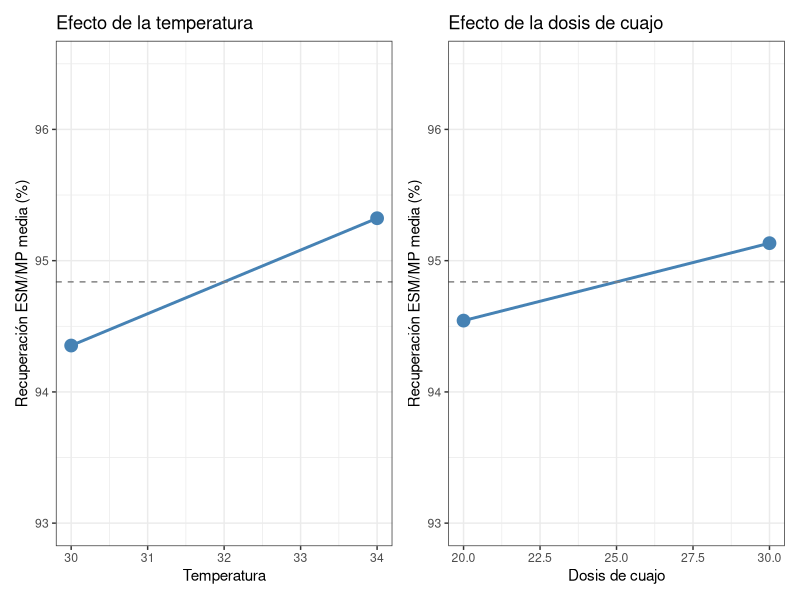
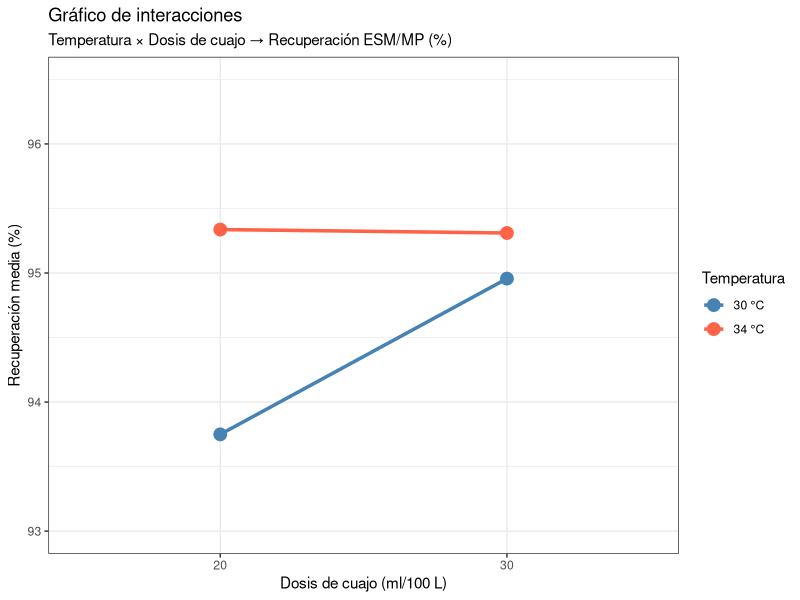

R code for these plots, in order:
## ---- chunk 1
#| include: false
library(tidyverse)
## ---- chunk 2
set.seed(2024)   # para obtener siempre el mismo sorteo
plan <- tibble(
    temperatura = rep(c(30, 30, 34, 34), each = 3),
    dosis_cuajo = rep(c(20, 30, 20, 30), each = 3)
) |>
    mutate(orden = sample(1:12)) |>
    arrange(orden)
plan
## ---- chunk 3
#| message: false
library(tidyverse)

df <- read_csv2("datos/experimento_cuajo.csv",
                locale = locale(decimal_mark = ","))

df |>
    group_by(temperatura, dosis_cuajo) |>
    summarise(
        n        = n(),
        media    = round(mean(rendimiento_esm_pct), 2),
        desv_tip = round(sd(rendimiento_esm_pct), 2),
        .groups  = "drop"
    )
## ---- chunk 4
#| code-fold: true
#| code-summary: "Mostrar código"
#| fig-width: 9
#| fig-height: 4
#| message: false
#| warning: false

library(patchwork)

media_temp  <- df |>
    group_by(temperatura) |>
    summarise(media = mean(rendimiento_esm_pct), .groups = "drop")

media_dosis <- df |>
    group_by(dosis_cuajo) |>
    summarise(media = mean(rendimiento_esm_pct), .groups = "drop")

media_global <- mean(df$rendimiento_esm_pct)

p1 <- ggplot(media_temp, aes(x = temperatura, y = media, group = 1)) +
    geom_point(size = 4, color = "steelblue") +
    geom_line(color = "steelblue", linewidth = 1) +
    geom_hline(yintercept = media_global, linetype = "dashed",
               color = "gray50") +
    ylim(93, 96.5) +
    labs(title = "Efecto de la temperatura",
         x = "Temperatura",
         y = "Recuperación ESM/MP media (%)") +
    theme_bw()

p2 <- ggplot(media_dosis, aes(x = dosis_cuajo, y = media, group = 1)) +
    geom_point(size = 4, color = "steelblue") +
    geom_line(color = "steelblue", linewidth = 1) +
    geom_hline(yintercept = media_global, linetype = "dashed",
               color = "gray50") +
    ylim(93, 96.5) +
    labs(title = "Efecto de la dosis de cuajo",
         x = "Dosis de cuajo",
         y = "Recuperación ESM/MP media (%)") +
    theme_bw()

p1 + p2
## ---- chunk 5
#| code-fold: true
#| code-summary: "Mostrar código"
#| fig-width: 7
#| fig-height: 5
#| message: false
#| warning: false

medias_cruzadas <- df |>
    group_by(temperatura, dosis_cuajo) |>
    summarise(media = mean(rendimiento_esm_pct), .groups = "drop")

ggplot(medias_cruzadas,
       aes(x = factor(dosis_cuajo), y = media,
           color = factor(temperatura), group = factor(temperatura))) +
    geom_point(size = 4) +
    geom_line(linewidth = 1.2) +
    scale_color_manual(values = c("30" = "steelblue", "34" = "tomato"),
                       labels = c("30" = "30 °C", "34" = "34 °C")) +
    ylim(93, 96.5) +
    labs(title    = "Gráfico de interacciones",
         subtitle = "Temperatura × Dosis de cuajo → Recuperación ESM/MP (%)",
         x        = "Dosis de cuajo (ml/100 L)",
         y        = "Recuperación media (%)",
         color    = "Temperatura") +
    theme_bw()
